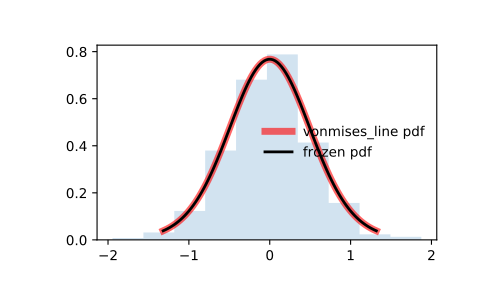

This chart was generated by the following Python code:
from scipy.stats import vonmises_line
import matplotlib.pyplot as plt
fig, ax = plt.subplots(1, 1)

# Calculate a few first moments:

kappa = 3.99
mean, var, skew, kurt = vonmises_line.stats(kappa, moments='mvsk')

# Display the probability density function (``pdf``):

x = np.linspace(vonmises_line.ppf(0.01, kappa),
                vonmises_line.ppf(0.99, kappa), 100)
ax.plot(x, vonmises_line.pdf(x, kappa),
       'r-', lw=5, alpha=0.6, label='vonmises_line pdf')

# Alternatively, the distribution object can be called (as a function)
# to fix the shape, location and scale parameters. This returns a "frozen"
# RV object holding the given parameters fixed.

# Freeze the distribution and display the frozen ``pdf``:

rv = vonmises_line(kappa)
ax.plot(x, rv.pdf(x), 'k-', lw=2, label='frozen pdf')

# Check accuracy of ``cdf`` and ``ppf``:

vals = vonmises_line.ppf([0.001, 0.5, 0.999], kappa)
np.allclose([0.001, 0.5, 0.999], vonmises_line.cdf(vals, kappa))
# True

# Generate random numbers:

r = vonmises_line.rvs(kappa, size=1000)

# And compare the histogram:

ax.hist(r, density=True, histtype='stepfilled', alpha=0.2)
ax.legend(loc='best', frameon=False)
plt.show()
